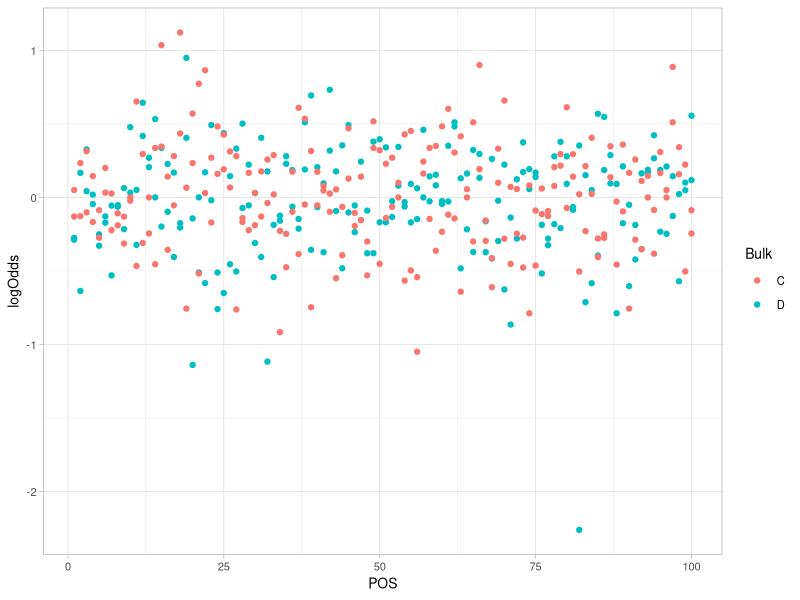
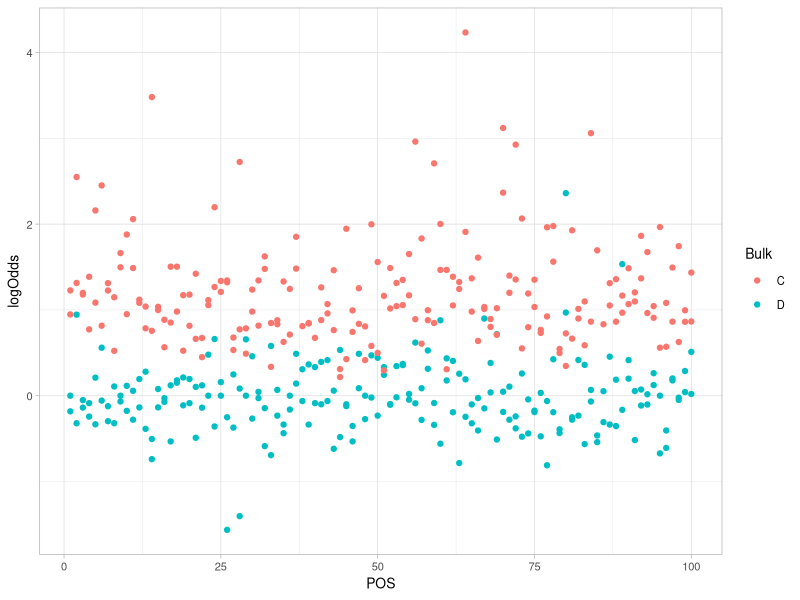
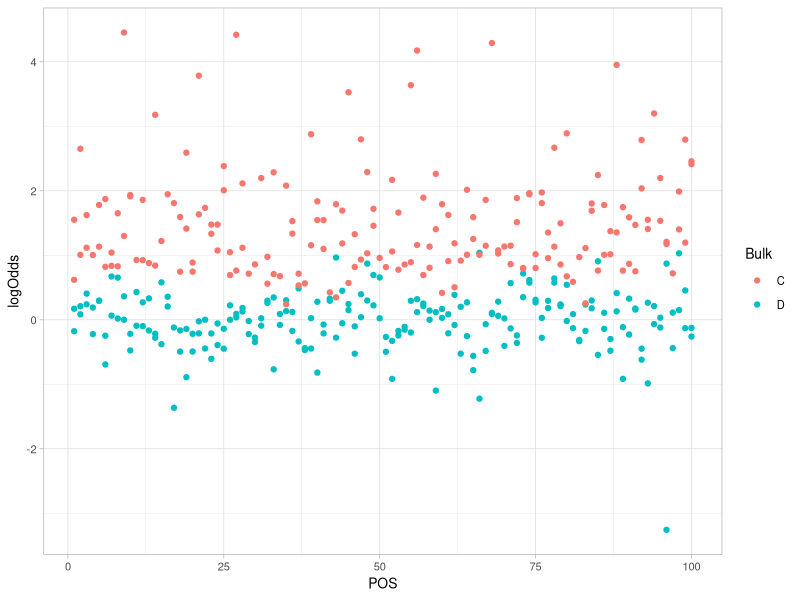
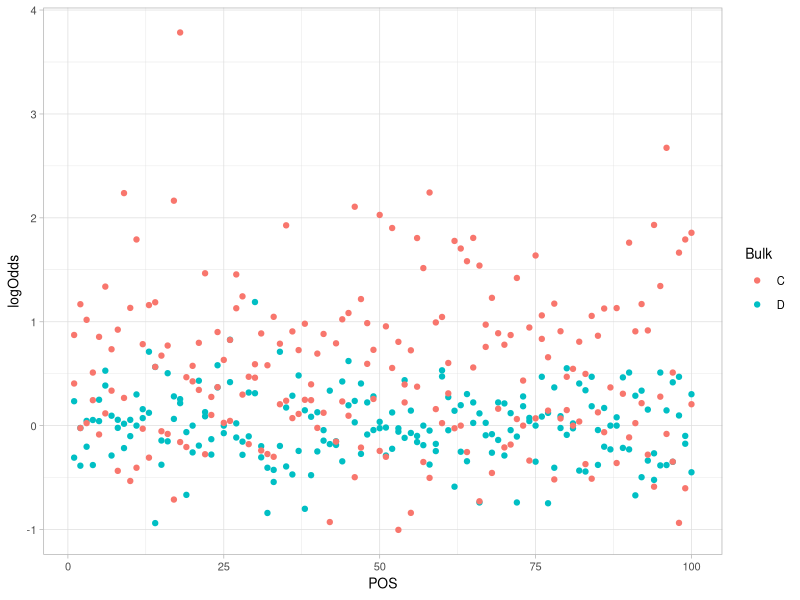
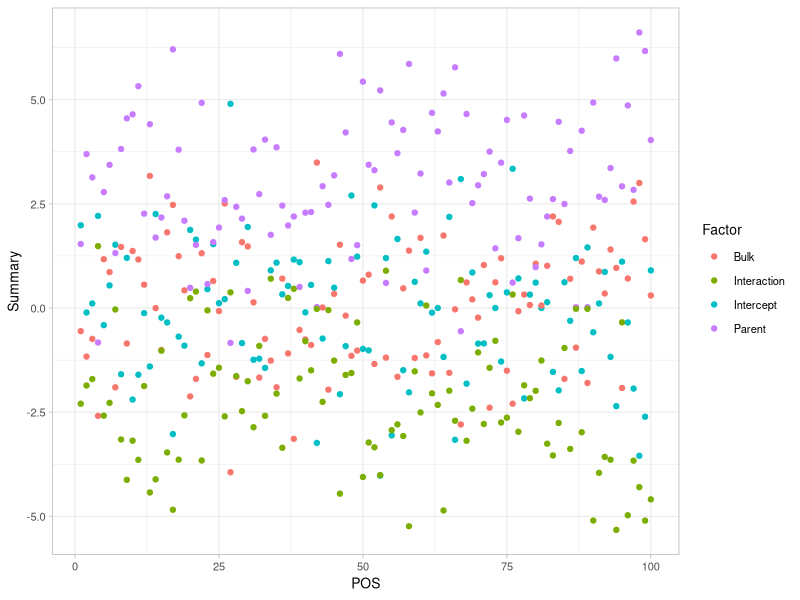
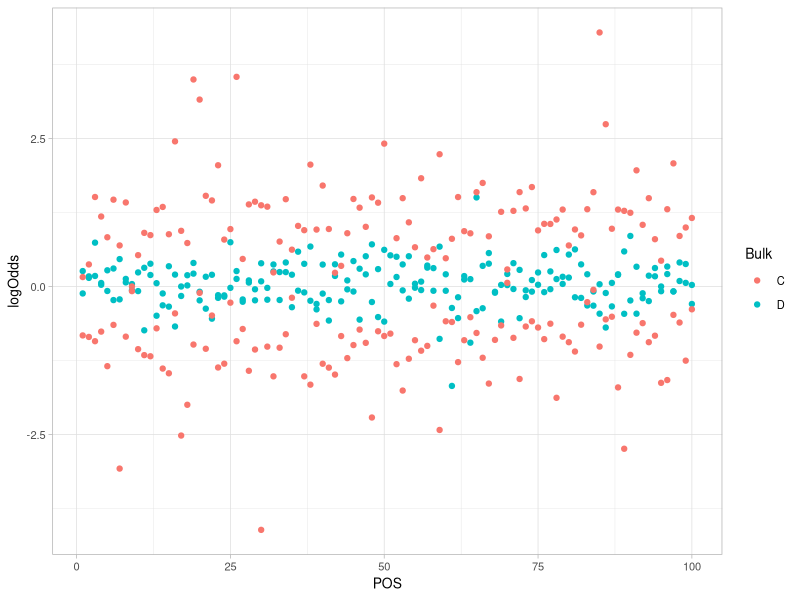
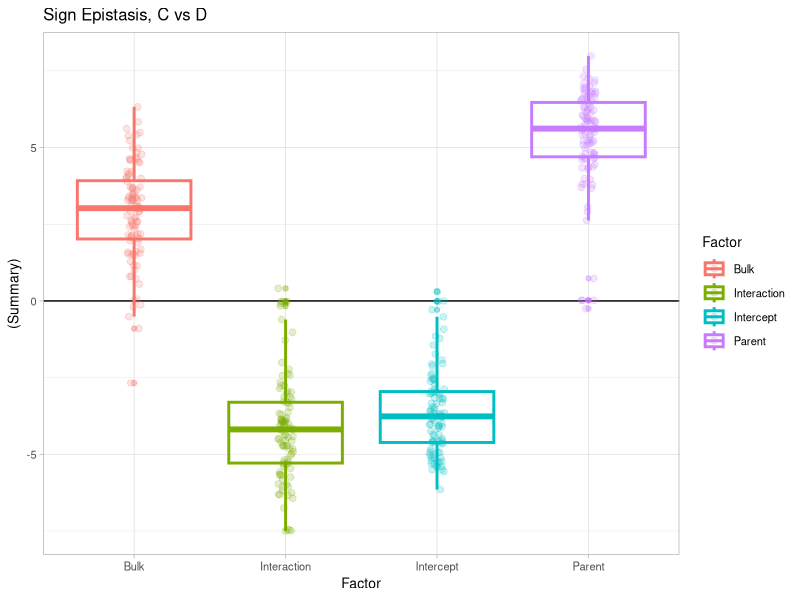
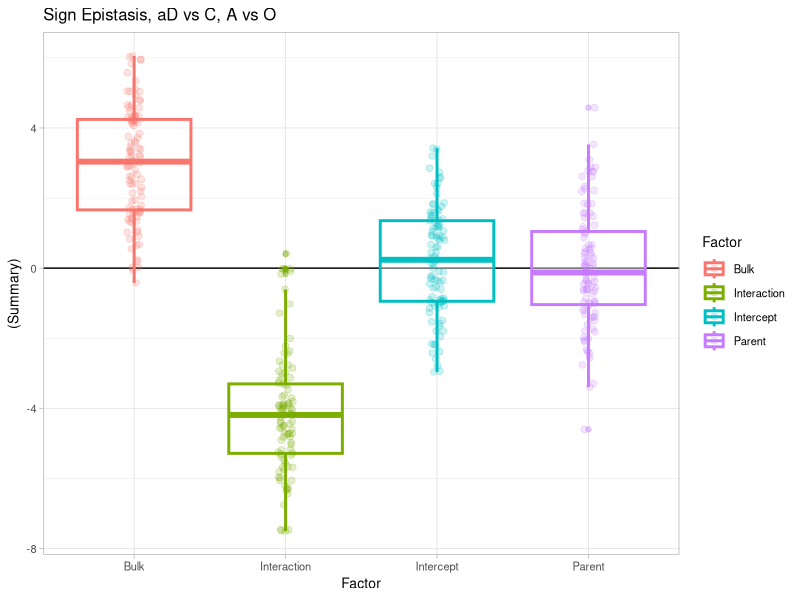

The R script that drew these images, in order:
## ---- chunk 1
knitr::opts_chunk$set(echo = TRUE)

require(tidyr)
require(dplyr)
require(ggplot2)
require(reshape2)
ggplot2::theme_set(theme_light() + theme(text = element_text(size = 10)))

## ---- chunk 2
glm_cb2_short <- function(..., W, formula, numgroups = FALSE, outputlength = 4, return = c("Z")) {
  data <- list(...)
  
  #Ensure that there is a formula and W parameter
  if (is.null(W) || is.null(formula)) {
    stop("Weights (W) and formula must be provided")
  }
  #Set formula
  glm_formula <- as.formula(formula)
  #Ensure that formula works for the data provided
  if (!all(names(data) %in% all.vars(glm_formula))) {
    stop("One or more variables in the formula are not provided as arguments")
  }
  
  #########################
  #MAYBEWORKS
  for(i in all.vars(glm_formula)){
    if(length(unique(as.data.frame(data)[,i])) < 2){
      output <- rep(NA, outputlength)
      #print("Not enough levels within groups")
      
      return(output)
    }
  }
  
  glm_fit <- glm(glm_formula, data = as.data.frame(data), weights = W, family = binomial)
  
  #Return specific ones like z-score only
  if(return %in% "Z"){
    output <- summary(glm_fit)$coefficients[((length(summary(glm_fit)$coefficients)*0.5)+1):((length(summary(glm_fit)$coefficients)*0.75))]
  }
  
  if(length(output) == outputlength){
    return(output)
  }else{
    return(rep(NA, outputlength))
  }
  
}

glm_cb2_effectsize <- function(..., W, formula, numgroups = FALSE, outputlength = 4, return = c("Z")) {
  data <- list(...)
  
  #Ensure that there is a formula and W parameter
  if (is.null(W) || is.null(formula)) {
    stop("Weights (W) and formula must be provided")
  }
  #Set formula
  glm_formula <- as.formula(formula)
  #Ensure that formula works for the data provided
  if (!all(names(data) %in% all.vars(glm_formula))) {
    stop("One or more variables in the formula are not provided as arguments")
  }
  
  #########################
  #MAYBEWORKS
  for(i in all.vars(glm_formula)){
    if(length(unique(as.data.frame(data)[,i])) < 2){
      output <- rep(NA, outputlength)
      #print("Not enough levels within groups")
      
      return(output)
    }
  }
  
  glm_fit <- glm(glm_formula, data = as.data.frame(data), weights = W, family = binomial)
  
  #Return specific ones like z-score only
  if(return %in% "Z"){
    output <- summary(glm_fit)$coefficients[((length(summary(glm_fit)$coefficients)*0)+1):((length(summary(glm_fit)$coefficients)*0.25))]
  }
  
  if(length(output) == outputlength){
    return(output)
  }else{
    return(rep(NA, outputlength))
  }
  
}

## ---- chunk 3
#let's just say everything is the same

Unselected_O <- data.frame(POS = 1:100,
                          Bulk = "D",
                          Parent = "O",
                          B = rnorm(100, mean = 40, sd = 10),
                          b = rnorm(100, mean = 40, sd = 10))

Unselected_W <- data.frame(POS = 1:100,
                          Bulk = "D",
                          Parent = "W",
                          B = rnorm(100, mean = 40, sd = 10),
                          b = rnorm(100, mean = 40, sd = 10))

Selected_O <- data.frame(POS = 1:100,
                          Bulk = "C",
                          Parent = "O",
                          B = rnorm(100, mean = 40, sd = 10),
                          b = rnorm(100, mean = 40, sd = 10))

Selected_W <- data.frame(POS = 1:100,
                          Bulk = "C",
                          Parent = "W",
                          B = rnorm(100, mean = 40, sd = 10),
                          b = rnorm(100, mean = 40, sd = 10))

rbind(Unselected_O,
      Unselected_W,
      Selected_O,
      Selected_W) %>%
  
  pivot_longer(c(B, b), names_to = "Allele", values_to = "Reads") %>%
  mutate(Reads = ceiling(Reads)) -> NullModel

NullModel %>% pivot_wider(names_from = Allele, values_from = Reads) %>%
  mutate(logOdds = log(B/b)) %>%
  ggplot(aes(x = POS, y = logOdds, color = Bulk)) + geom_point()

NullModel %>% #filter(POS == 1) %>%
  group_by(POS) %>%
  mutate_if(is.character, as.factor) %>%
  summarize(Summary = glm_cb2_short(Allele = Allele,
                             Bulk = Bulk,
                             Parent = Parent,
                             #Rep = Rep,
                             W = Reads,
                             formula = "Allele ~ Bulk * Parent",
                             outputlength = 4),
            Factor = (c("Intercept", "Bulk", "Parent", "Interaction"))) -> Null_GLM

# Null_GLM %>% ggplot(aes(x = POS, y = Summary, color = Factor)) + geom_point()
# 
# Null_GLM %>% pivot_wider(names_from = Factor, values_from = Summary) %>% ggplot(aes(x = Bulk, y = Intercept)) + geom_point()
# Null_GLM %>% pivot_wider(names_from = Factor, values_from = Summary) %>% ggplot(aes(x = Parent, y = Interaction)) + geom_point()



## ---- chunk 4
#let's just say everything is the same

Unselected_O <- data.frame(POS = 1:100,
                          Bulk = "D",
                          Parent = "O",
                          B = rnorm(100, mean = 40, sd = 10),
                          b = rnorm(100, mean = 40, sd = 10))

Unselected_W <- data.frame(POS = 1:100,
                          Bulk = "D",
                          Parent = "W",
                          B = rnorm(100, mean = 40, sd = 10),
                          b = rnorm(100, mean = 40, sd = 10))

Selected_O <- data.frame(POS = 1:100,
                          Bulk = "C",
                          Parent = "O",
                          B = rnorm(100, mean = 60, sd = 10),
                          b = rnorm(100, mean = 20, sd = 10))

Selected_W <- data.frame(POS = 1:100,
                          Bulk = "C",
                          Parent = "W",
                          B = rnorm(100, mean = 60, sd = 10),
                          b = rnorm(100, mean = 20, sd = 10))

rbind(Unselected_O,
      Unselected_W,
      Selected_O,
      Selected_W) %>%
  
  pivot_longer(c(B, b), names_to = "Allele", values_to = "Reads") %>%
  mutate(Reads = ceiling(Reads)) -> BulkModel

BulkModel %>% pivot_wider(names_from = Allele, values_from = Reads) %>%
  mutate(logOdds = log(B/b)) %>%
  ggplot(aes(x = POS, y = logOdds, color = Bulk)) + geom_point()

BulkModel %>% filter(Reads > 0) %>%
  group_by(POS) %>%
  mutate_if(is.character, as.factor) %>%
  summarize(Summary = glm_cb2_short(Allele = Allele,
                             Bulk = Bulk,
                             Parent = Parent,
                             W = Reads,
                             formula = "Allele ~ Bulk * Parent",
                             outputlength = 4),
            Factor = (c("Intercept", "Bulk", "Parent", "Interaction"))) -> Bulk_GLM

# Bulk_GLM %>% ggplot(aes(x = POS, y = Summary, color = Factor)) + geom_point()
# 
# Bulk_GLM %>% pivot_wider(names_from = Factor, values_from = Summary) %>% ggplot(aes(x = Bulk, y = Intercept)) + geom_point()
# Bulk_GLM %>% pivot_wider(names_from = Factor, values_from = Summary) %>% ggplot(aes(x = Parent, y = Interaction)) + geom_point()



## ---- chunk 5
#let's just say everything is the same

Unselected_O <- data.frame(POS = 1:100,
                          Bulk = "D",
                          Parent = "O",
                          B = rnorm(100, mean = 40, sd = 10),
                          b = rnorm(100, mean = 40, sd = 10))

Unselected_W <- data.frame(POS = 1:100,
                          Bulk = "D",
                          Parent = "W",
                          B = rnorm(100, mean = 40, sd = 10),
                          b = rnorm(100, mean = 40, sd = 10))

Selected_O <- data.frame(POS = 1:100,
                          Bulk = "C",
                          Parent = "O",
                          B = rnorm(100, mean = 70, sd = 10),
                          b = rnorm(100, mean = 10, sd = 10))

Selected_W <- data.frame(POS = 1:100,
                          Bulk = "C",
                          Parent = "W",
                          B = rnorm(100, mean = 60, sd = 10),
                          b = rnorm(100, mean = 20, sd = 10))

rbind(Unselected_O,
      Unselected_W,
      Selected_O,
      Selected_W) %>%
  
  pivot_longer(c(B, b), names_to = "Allele", values_to = "Reads") %>%
  mutate(Reads = ceiling(Reads)) -> ParentalModel

ParentalModel %>% pivot_wider(names_from = Allele, values_from = Reads) %>%
  mutate(logOdds = log(B/b)) %>%
  ggplot(aes(x = POS, y = logOdds, color = Bulk)) + geom_point()

ParentalModel %>% filter(Reads > 0) %>%
  group_by(POS) %>%
  mutate_if(is.character, as.factor) %>%
  summarize(Summary = glm_cb2_short(Allele = Allele,
                             Bulk = Bulk,
                             Parent = Parent,
                             W = Reads,
                             formula = "Allele ~ Bulk * Parent",
                             outputlength = 4),
            Factor = (c("Intercept", "Bulk", "Parent", "Interaction"))) -> Parental_GLM

# Parental_GLM %>% ggplot(aes(x = POS, y = Summary, color = Factor)) + geom_point()
# 
# Parental_GLM %>% pivot_wider(names_from = Factor, values_from = Summary) %>% ggplot(aes(x = Bulk, y = Intercept)) + geom_point()
# Parental_GLM %>% pivot_wider(names_from = Factor, values_from = Summary) %>% ggplot(aes(x = Parent, y = Interaction)) + geom_point()



## ---- chunk 6
#let's just say everything is the same

Unselected_O <- data.frame(POS = 1:100,
                          Bulk = "D",
                          Parent = "O",
                          B = rnorm(100, mean = 40, sd = 10),
                          b = rnorm(100, mean = 40, sd = 10))

Unselected_W <- data.frame(POS = 1:100,
                          Bulk = "D",
                          Parent = "W",
                          B = rnorm(100, mean = 40, sd = 10),
                          b = rnorm(100, mean = 40, sd = 10))

Selected_O <- data.frame(POS = 1:100,
                          Bulk = "C",
                          Parent = "O",
                          B = rnorm(100, mean = 40, sd = 10),
                          b = rnorm(100, mean = 40, sd = 10))

Selected_W <- data.frame(POS = 1:100,
                          Bulk = "C",
                          Parent = "W",
                          B = rnorm(100, mean = 60, sd = 10),
                          b = rnorm(100, mean = 20, sd = 10))

rbind(Unselected_O,
      Unselected_W,
      Selected_O,
      Selected_W) %>%
  
  pivot_longer(c(B, b), names_to = "Allele", values_to = "Reads") %>%
  mutate(Reads = ceiling(Reads)) -> SingleParentModel

SingleParentModel %>% pivot_wider(names_from = Allele, values_from = Reads) %>%
  mutate(logOdds = log(B/b)) %>%
  ggplot(aes(x = POS, y = logOdds, color = Bulk)) + geom_point()

SingleParentModel %>% filter(Reads > 0) %>%
  group_by(POS) %>%
  mutate_if(is.character, as.factor) %>%
  summarize(Summary = glm_cb2_short(Allele = Allele,
                             Bulk = Bulk,
                             Parent = Parent,
                             W = Reads,
                             formula = "Allele ~ Bulk * Parent",
                             outputlength = 4),
            Factor = (c("Intercept", "Bulk", "Parent", "Interaction"))) -> SingleParent_GLM

SingleParent_GLM %>% ggplot(aes(x = POS, y = Summary, color = Factor)) + geom_point()

# SingleParent_GLM %>% pivot_wider(names_from = Factor, values_from = Summary) %>% ggplot(aes(x = Bulk, y = Intercept)) + geom_point()
# SingleParent_GLM %>% pivot_wider(names_from = Factor, values_from = Summary) %>% ggplot(aes(x = Parent, y = Interaction)) + geom_point()
# 


## ---- chunk 7
#let's just say everything is the same

Unselected_O <- data.frame(POS = 1:100,
                          Bulk = "D",
                          Parent = "O",
                          B = rnorm(100, mean = 40, sd = 10),
                          b = rnorm(100, mean = 40, sd = 10))

Unselected_W <- data.frame(POS = 1:100,
                          Bulk = "D",
                          Parent = "W",
                          B = rnorm(100, mean = 40, sd = 10),
                          b = rnorm(100, mean = 40, sd = 10))

Selected_O <- data.frame(POS = 1:100,
                          Bulk = "C",
                          Parent = "O",
                          B = rnorm(100, mean = 20, sd = 10),
                          b = rnorm(100, mean = 60, sd = 10))

Selected_W <- data.frame(POS = 1:100,
                          Bulk = "C",
                          Parent = "W",
                          B = rnorm(100, mean = 60, sd = 10),
                          b = rnorm(100, mean = 20, sd = 10))

rbind(Unselected_O,
      Unselected_W,
      Selected_O,
      Selected_W) %>%
  
  pivot_longer(c(B, b), names_to = "Allele", values_to = "Reads") %>%
  mutate(Reads = ceiling(Reads)) -> EpistaticModel

EpistaticModel %>% pivot_wider(names_from = Allele, values_from = Reads) %>%
  mutate(logOdds = log(B/b)) %>%
  ggplot(aes(x = POS, y = logOdds, color = Bulk)) + geom_point()

EpistaticModel %>% filter(Reads > 0) %>%
  group_by(POS) %>%
  mutate_if(is.character, as.factor) %>%
  summarize(Summary = glm_cb2_short(Allele = Allele,
                             Bulk = Bulk,
                             Parent = Parent,
                             W = Reads,
                             formula = "Allele ~ Bulk * Parent",
                             outputlength = 4),
            Factor = (c("Intercept", "Bulk", "Parent", "Interaction"))) -> Epistatic_GLM

#Reversing the order
EpistaticModel %>% mutate(Bulk = gsub("C", "S", Bulk),
                          Parent = gsub("W", "A", Parent)) %>%
  filter(Reads > 0) %>%
  group_by(POS) %>%
  mutate_if(is.character, as.factor) %>%
  summarize(Summary = glm_cb2_short(Allele = Allele,
                             Bulk = Bulk,
                             Parent = Parent,
                             W = Reads,
                             formula = "Allele ~ Bulk * Parent",
                             outputlength = 4),
            Factor = (c("Intercept", "Bulk", "Parent", "Interaction"))) -> Epistatic_GLM_revall

#Reversing the order
EpistaticModel %>% mutate(Bulk = gsub("D", "aD", Bulk)) %>%
  filter(Reads > 0) %>%
  group_by(POS) %>%
  mutate_if(is.character, as.factor) %>%
  summarize(Summary = glm_cb2_short(Allele = Allele,
                             Bulk = Bulk,
                             Parent = Parent,
                             W = Reads,
                             formula = "Allele ~ Bulk * Parent",
                             outputlength = 4),
            Factor = (c("Intercept", "Bulk", "Parent", "Interaction"))) -> Epistatic_GLM_rev

Epistatic_GLM %>% ggplot(aes(x = Factor, y = (Summary), color = Factor)) + geom_hline(yintercept = 0) +
  geom_boxplot(size = 1, alpha = 0.4) + geom_point(size = 2, alpha = 0.2, position = position_jitterdodge(jitter.width = 0.1))  + ggtitle("Sign Epistasis, C vs D")

Epistatic_GLM_revall  %>% ggplot(aes(x = Factor, y = (Summary), color = Factor)) + geom_hline(yintercept = 0) +
  geom_boxplot(size = 1, alpha = 0.4) + geom_point(size = 2, alpha = 0.2, position = position_jitterdodge(jitter.width = 0.1)) + ggtitle("Sign Epistasis, aD vs C, A vs O")

Epistatic_GLM_rev %>% ggplot(aes(x = Factor, y = (Summary), color = Factor)) + geom_hline(yintercept = 0) +
  geom_boxplot(size = 1, alpha = 0.4) + geom_point(size = 2, alpha = 0.2, position = position_jitterdodge(jitter.width = 0.1)) + ggtitle("Sign Epistasis, aD vs C")

## ---- chunk 8
#Reversing the order
EpistaticModel %>% mutate(Parent = gsub("W", "A", Parent)) %>%
  filter(Reads > 0) %>%
  group_by(POS) %>%
  mutate_if(is.character, as.factor) %>%
  summarize(Summary = glm_cb2_short(Allele = Allele,
                             Bulk = Bulk,
                             Parent = Parent,
                             W = Reads,
                             formula = "Allele ~ Bulk * Parent",
                             outputlength = 4),
            Factor = (c("Intercept", "Bulk", "Parent", "Interaction"))) -> Epistatic_GLM_PA

Epistatic_GLM %>% ggplot(aes(x = Factor, y = abs(Summary), color = Factor)) + geom_hline(yintercept = 0) +
  geom_boxplot(size = 1, alpha = 0.4) + geom_point(size = 2, alpha = 0.2, position = position_jitterdodge(jitter.width = 0.1))  + ggtitle("Sign Epistasis, O/W")

Epistatic_GLM_PA %>% ggplot(aes(x = Factor, y = abs(Summary), color = Factor)) + geom_hline(yintercept = 0) +
  geom_boxplot(size = 1, alpha = 0.4) + geom_point(size = 2, alpha = 0.2, position = position_jitterdodge(jitter.width = 0.1))  + ggtitle("Sign Epistasis, A/O")
## ---- chunk 9
EpistaticModel %>% mutate(Bulk = gsub("D", "aD", Bulk)) %>%
  filter(Reads > 0) %>%
  group_by(POS) %>%
  mutate_if(is.character, as.factor) %>%
  summarize(Summary = glm_cb2_short(Allele = Allele,
                             Bulk = Bulk,
                             # Parent = Parent,
                             W = Reads,
                             formula = "Allele ~ Bulk",
                             outputlength = 2),
            Factor = (c("Intercept", "Bulk"))) -> Epistatic_BulkOnly

Epistatic_BulkOnly %>% ggplot(aes(x = Factor, y = (Summary), color = Factor)) + geom_hline(yintercept = 0) +
  geom_boxplot(size = 1, alpha = 0.4) + geom_point(size = 2, alpha = 0.2, position = position_jitterdodge(jitter.width = 0.1))  + ggtitle("Sign Epistasis, Bulk Only")
## ---- chunk 10
EpistaticModel %>% mutate(Bulk = gsub("D", "aD", Bulk)) %>%
  filter(Reads > 0) %>%
  group_by(POS) %>%
  mutate_if(is.character, as.factor) %>%
  summarize(Summary = glm_cb2_effectsize(Allele = Allele,
                             Bulk = Bulk,
                             Parent = Parent,
                             W = Reads,
                             formula = "Allele ~ Bulk*Parent",
                             outputlength = 4),
            Factor = (c("Intercept", "Bulk", "Parent", "Interaction"))) -> Epistatic_EffectSize

Epistatic_EffectSize %>% ggplot(aes(x = Factor, y = (Summary), color = Factor)) + geom_hline(yintercept = 0) +
  geom_boxplot(size = 1, alpha = 0.4) + geom_point(size = 2, alpha = 0.2, position = position_jitterdodge(jitter.width = 0.1))  + ggtitle("Sign Epistasis, Effect Size")
## ---- chunk 11
rbind(data.frame(Null_GLM, ds = "A_Null"),
      data.frame(Parental_GLM, ds = "B_Bulk"),
      data.frame(SingleParent_GLM, ds = "C_Single Parent"),
      data.frame(Epistatic_GLM, ds = "D_Sign Epistasis")) -> Simulations

Simulations %>% ggplot(aes(x = ds, y = Summary, color = Factor)) + geom_hline(yintercept = 0) +
  geom_boxplot(size = 1, alpha = 0.4) + geom_point(size = 2, alpha = 0.2, width = 0.2, position = position_jitterdodge(jitter.width = 0.1)) 

## ---- chunk 12

Simulations %>% pivot_wider(values_from = Summary, names_from = Factor) %>%
  ggplot(aes(x = Parent, y = Interaction, color = ds, fill = ds)) + geom_point() + geom_smooth(method = "lm") + 
  scale_color_manual(values = c("black", "gray", "purple", "firebrick")) +
  scale_fill_manual(values = c("black", "gray", "purple", "firebrick"))

Simulations %>% pivot_wider(values_from = Summary, names_from = Factor) %>%
  ggplot(aes(x = Bulk, y = Intercept, color = ds, fill = ds)) + geom_point() + geom_smooth(method = "lm") +
  scale_color_manual(values = c("black", "gray", "purple", "firebrick")) +
  scale_fill_manual(values = c("black", "gray", "purple", "firebrick"))

Simulations %>% pivot_wider(values_from = Summary, names_from = Factor) %>%
  ggplot(aes(x = Bulk, y = Interaction, color = ds, fill = ds)) + geom_point() + geom_smooth(method = "lm") +
  scale_color_manual(values = c("black", "gray", "purple", "firebrick")) +
  scale_fill_manual(values = c("black", "gray", "purple", "firebrick"))

Simulations %>% pivot_wider(values_from = Summary, names_from = Factor) %>%
  ggplot(aes(x = Parent, y = Intercept, color = ds, fill = ds)) + geom_point() + geom_smooth(method = "lm") +
  scale_color_manual(values = c("black", "gray", "purple", "firebrick")) +
  scale_fill_manual(values = c("black", "gray", "purple", "firebrick"))

## ---- chunk 13
Unselected_O <- data.frame(POS = 1:100,
                          Bulk = "D",
                          Parent = "O",
                          B = rnorm(100, mean = 200, sd = 10),
                          b = rnorm(100, mean = 200, sd = 10))

Unselected_W <- data.frame(POS = 1:100,
                          Bulk = "D",
                          Parent = "W",
                          B = rnorm(100, mean = 800, sd = 10),
                          b = rnorm(100, mean = 400, sd = 10))

Selected_O <- data.frame(POS = 1:100,
                          Bulk = "C",
                          Parent = "O",
                          B = rnorm(100, mean = 400, sd = 10),
                          b = rnorm(100, mean = 40, sd = 10))

Selected_W <- data.frame(POS = 1:100,
                          Bulk = "C",
                          Parent = "W",
                          B = rnorm(100, mean = 800, sd = 10),
                          b = rnorm(100, mean = 400, sd = 10))

rbind(Unselected_O, Unselected_W, Selected_O, Selected_W) %>%
  pivot_longer(c(B, b), names_to = "Allele", values_to = "Reads") %>%
  mutate(Reads = ceiling(Reads)) -> TestModel

TestModel %>% filter(Reads > 0) %>%
  group_by(POS) %>%
  mutate_if(is.character, as.factor) %>%
  summarize(Summary = glm_cb2_short(Allele = Allele,
                             Bulk = Bulk,
                             Parent = Parent,
                             W = Reads,
                             formula = "Allele ~ Bulk * Parent",
                             outputlength = 4),
            Factor = (c("Intercept", "Bulk", "Parent", "Interaction"))) %>%
  ggplot(aes(x = Factor, y = (Summary), color = Factor)) +
  geom_hline(yintercept = 0) +
  geom_boxplot(size = 1) + geom_jitter(size = 2, alpha = 0.4, width = 0.2) 

